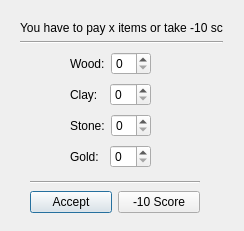
<?xml version="1.0" encoding="UTF-8"?>
<ui version="4.0">
 <class>PayFood</class>
 <widget class="QDialog" name="PayFood">
  <property name="geometry">
   <rect>
    <x>0</x>
    <y>0</y>
    <width>244</width>
    <height>231</height>
   </rect>
  </property>
  <property name="windowTitle">
   <string>Dialog</string>
  </property>
  <widget class="QWidget" name="">
   <property name="geometry">
    <rect>
     <x>70</x>
     <y>50</y>
     <width>81</width>
     <height>120</height>
    </rect>
   </property>
   <layout class="QVBoxLayout" name="resourceLayout">
    <item>
     <layout class="QHBoxLayout" name="horizontalLayout_3">
      <item>
       <widget class="QLabel" name="label">
        <property name="text">
         <string>Wood:</string>
        </property>
       </widget>
      </item>
      <item>
       <widget class="QSpinBox" name="spinBoxWood"/>
      </item>
     </layout>
    </item>
    <item>
     <layout class="QHBoxLayout" name="horizontalLayout_2">
      <item>
       <widget class="QLabel" name="label_2">
        <property name="text">
         <string>Clay:</string>
        </property>
       </widget>
      </item>
      <item>
       <widget class="QSpinBox" name="spinBoxClay"/>
      </item>
     </layout>
    </item>
    <item>
     <layout class="QHBoxLayout" name="horizontalLayout">
      <item>
       <widget class="QLabel" name="label_3">
        <property name="text">
         <string>Stone:</string>
        </property>
       </widget>
      </item>
      <item>
       <widget class="QSpinBox" name="spinBoxStone"/>
      </item>
     </layout>
    </item>
    <item>
     <layout class="QHBoxLayout" name="horizontalLayout_4">
      <item>
       <widget class="QLabel" name="label_4">
        <property name="text">
         <string>Gold:</string>
        </property>
       </widget>
      </item>
      <item>
       <widget class="QSpinBox" name="spinBoxGold"/>
      </item>
     </layout>
    </item>
   </layout>
  </widget>
  <widget class="QWidget" name="">
   <property name="geometry">
    <rect>
     <x>20</x>
     <y>20</y>
     <width>203</width>
     <height>24</height>
    </rect>
   </property>
   <layout class="QVBoxLayout" name="verticalLayout">
    <item>
     <widget class="QLabel" name="payLabel">
      <property name="text">
       <string>You have to pay x items or take -10 score</string>
      </property>
     </widget>
    </item>
    <item>
     <widget class="Line" name="line">
      <property name="orientation">
       <enum>Qt::Horizontal</enum>
      </property>
     </widget>
    </item>
   </layout>
  </widget>
  <widget class="QWidget" name="">
   <property name="geometry">
    <rect>
     <x>30</x>
     <y>180</y>
     <width>170</width>
     <height>34</height>
    </rect>
   </property>
   <layout class="QVBoxLayout" name="verticalLayout_2">
    <item>
     <widget class="Line" name="line_2">
      <property name="orientation">
       <enum>Qt::Horizontal</enum>
      </property>
     </widget>
    </item>
    <item>
     <layout class="QHBoxLayout" name="horizontalLayout_5">
      <item>
       <widget class="QPushButton" name="acceptButton">
        <property name="text">
         <string>Accept</string>
        </property>
       </widget>
      </item>
      <item>
       <widget class="QPushButton" name="scoreButton">
        <property name="text">
         <string>-10 Score</string>
        </property>
       </widget>
      </item>
     </layout>
    </item>
   </layout>
  </widget>
 </widget>
 <resources/>
 <connections/>
</ui>
